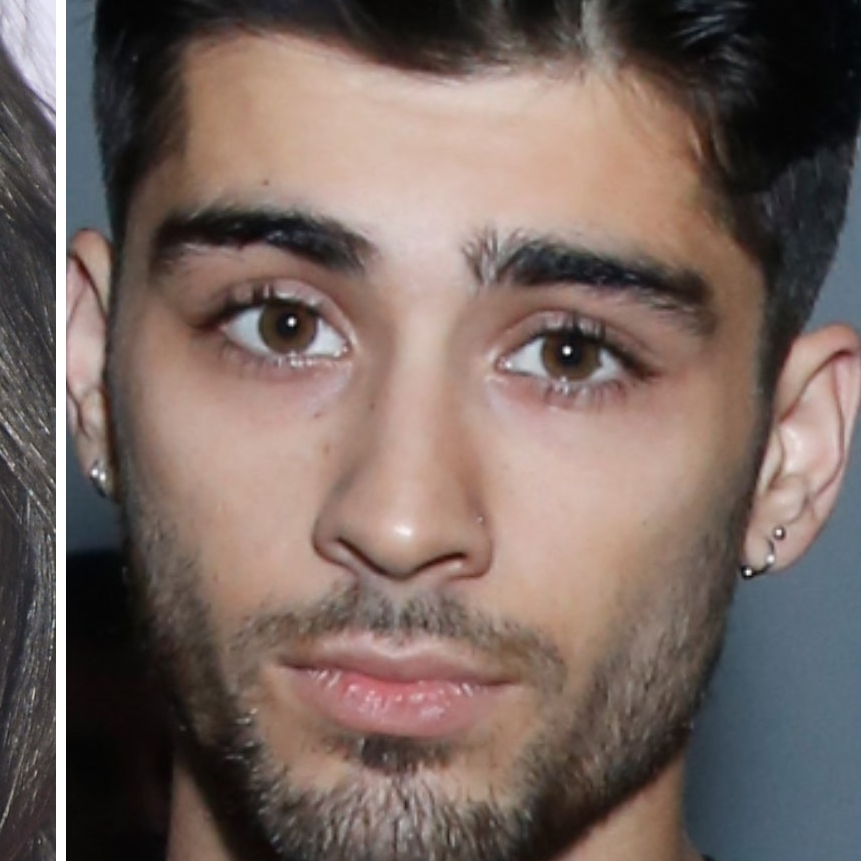
#> input picture Task-4 Image to Pencil Sketch with Python/Data/Zayn.png, 861 x 861 px, found by its file name
$ jupyter execute 'Image to pencil sketch.ipynb'   (shell and % lines are left out)
#> lines starting #> are read from the running program, lines starting #| are printed output that depends on the picture
# LGMVIP - Data Science Internship October 2022
# Task - Image to pencil sketch
# Intern - Piyush

[cell 1]
# Importing libraries
import cv2
from matplotlib import pyplot as plt

[cell 2]
# Reading the orignal image
image = cv2.imread("C:/Users/USER/Desktop/Machine_learning/Image_to_pencil_sketch/Zayn.png")
#> image is the input picture: shape (861, 861, 3); mean B, G, R 96.7, 102.7, 119.1

[cell 3]
# Displaying the Orignal image
cv2.imshow('Original Image',image)
plt.imshow(image)

[cell 4]
# Reading the black & white image
uc_image =cv2.cvtColor(image,cv2.COLOR_BGR2GRAY)
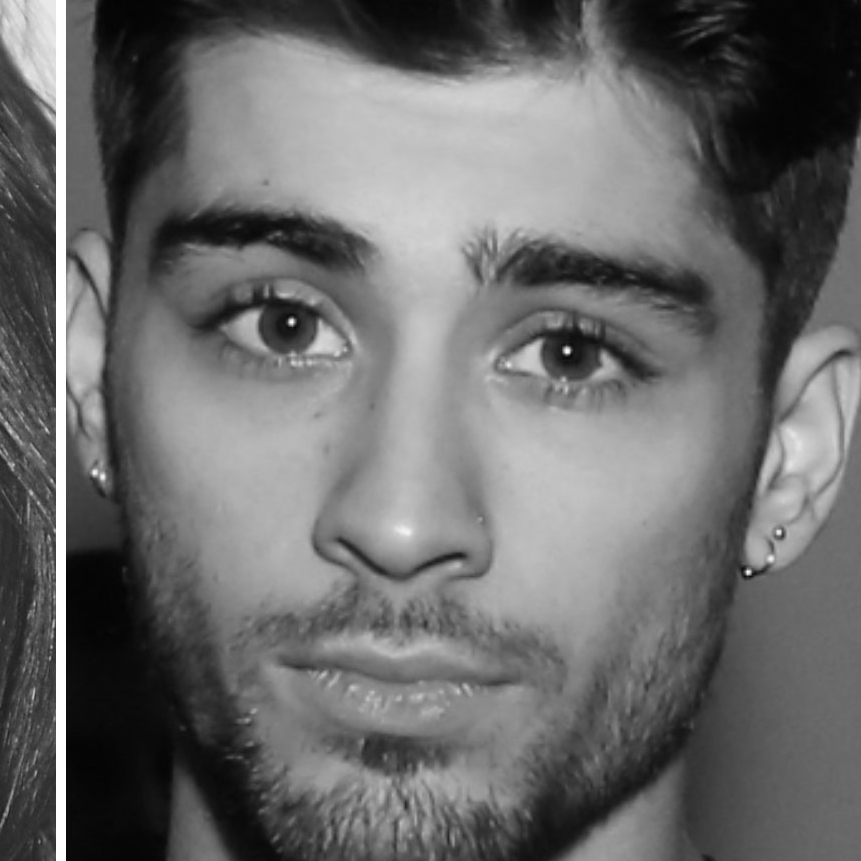
#> uc_image: shape (861, 861); min 3, max 255, mean 106.9

[cell 5]
# Displaying the black & white image
cv2.imshow('B&W Image',uc_image)
plt.imshow(uc_image)

[cell 6]
# inverting the image
invert_image = 255 - uc_image
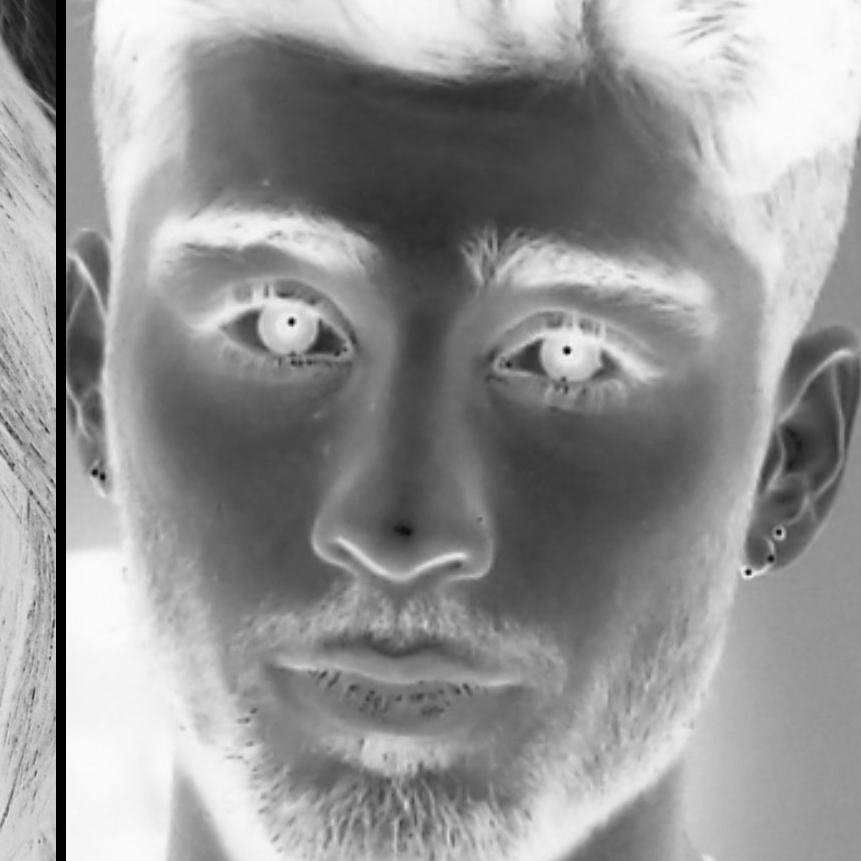
#> invert_image: shape (861, 861); min 0, max 252, mean 148.1

[cell 7]
# Displaying the inverted image
cv2.imshow('Inverted Image',invert_image)
plt.imshow(invert_image)

[cell 8]
# blurring the image
blurred_image = cv2.GaussianBlur(invert_image,(21,21),0)
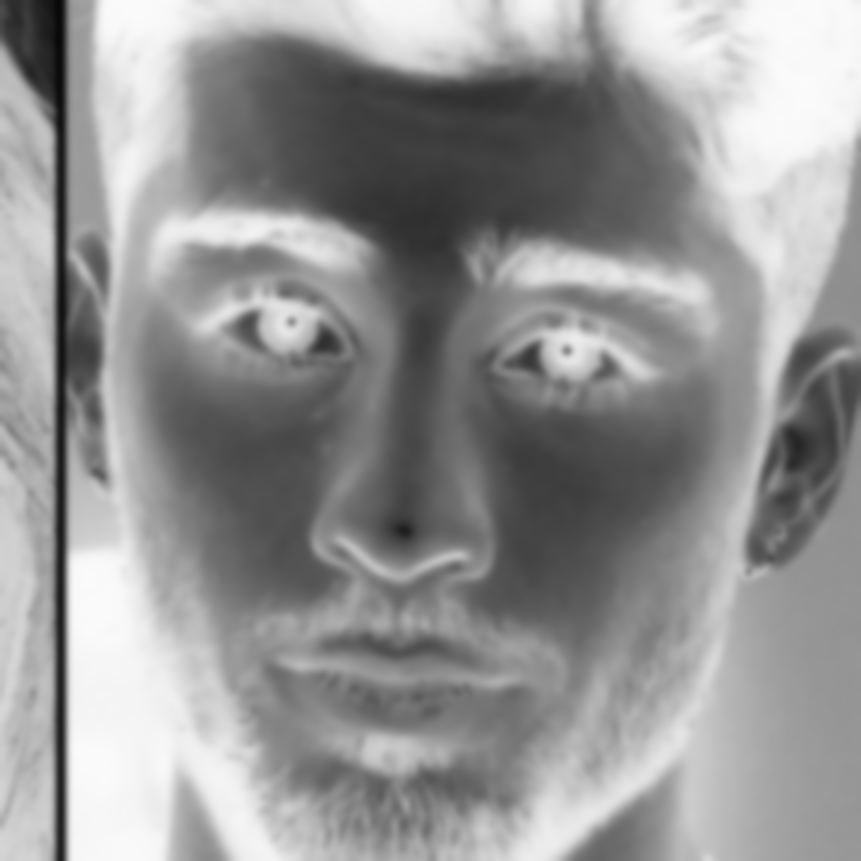
#> blurred_image: shape (861, 861); min 8, max 251, mean 148.1

[cell 9]
# Displaying the blurred image
cv2.imshow('Blurred Image',blurred_image)
plt.imshow(blurred_image)

[cell 10]
# Inverting the blurred image
invert_blur_image = 255 - blurred_image
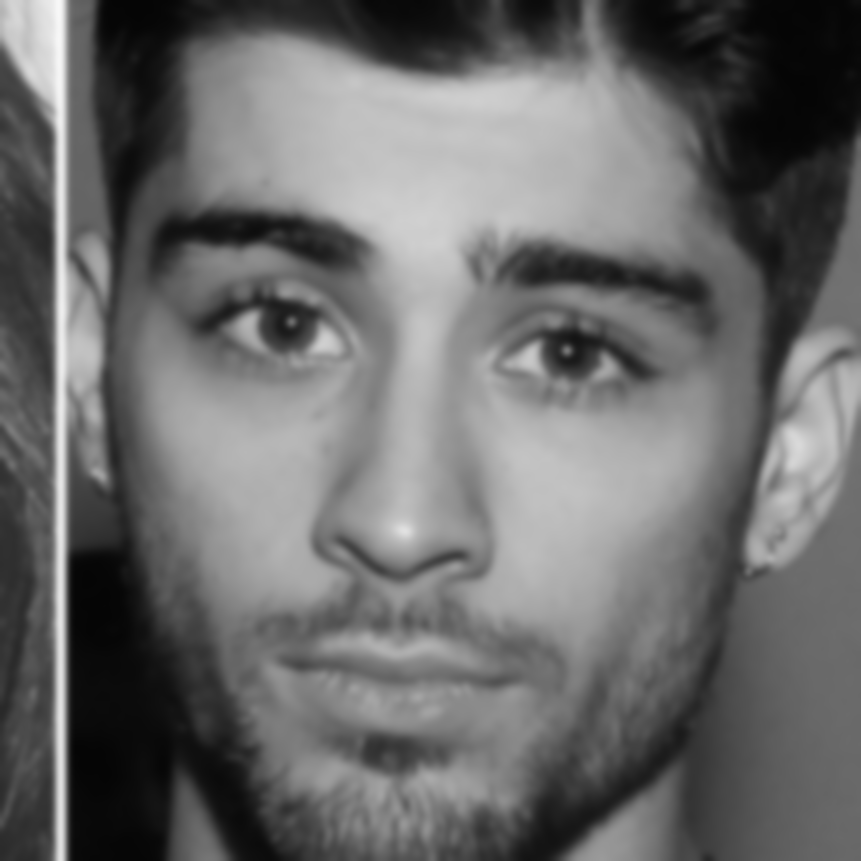
#> invert_blur_image: shape (861, 861); min 4, max 247, mean 106.9

[cell 11]
# Displaying the inverted blurred image
cv2.imshow('Inverted Blurred Image',invert_blur_image)
plt.imshow(invert_blur_image)

[cell 12]
# Creating the pencil sketch image
pencil_sketch_image = cv2.divide(uc_image,invert_blur_image, scale=256.0)
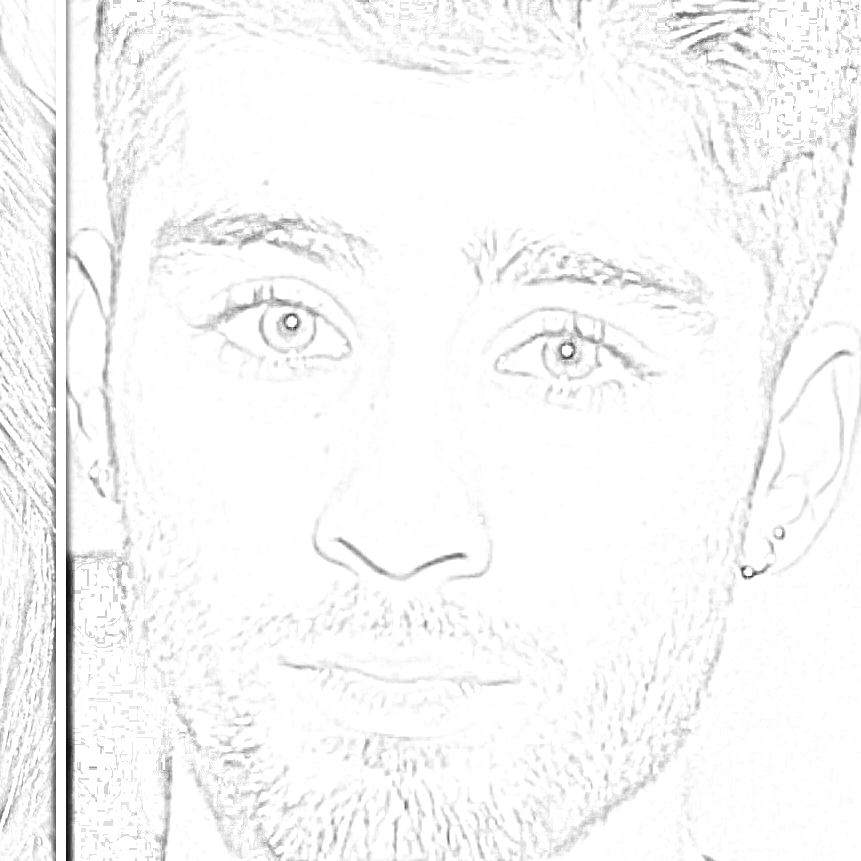
#> pencil_sketch_image: shape (861, 861); min 9, max 255, mean 247.8
